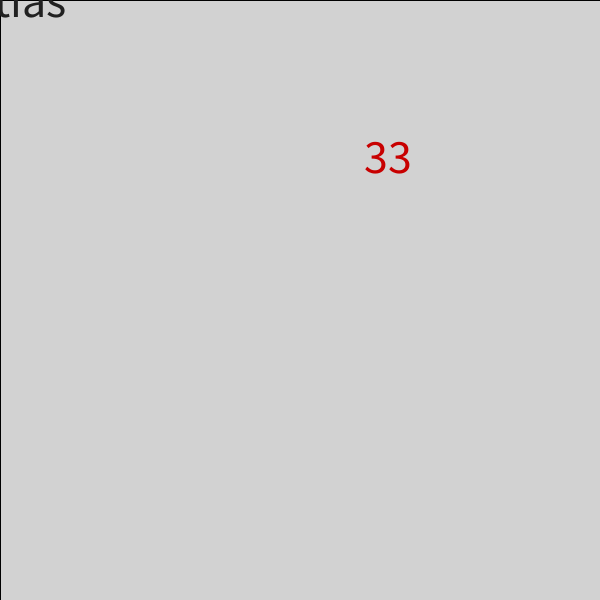
Frame 1 (no input)
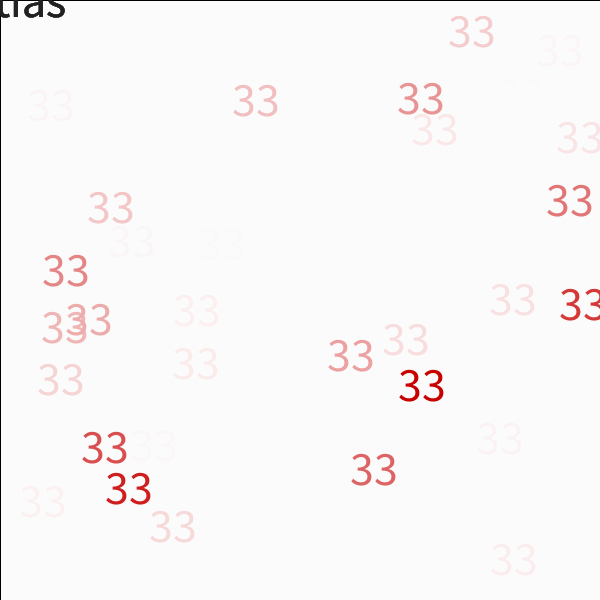
Frame 60 (the mouse pressed at the canvas centre just before this capture)
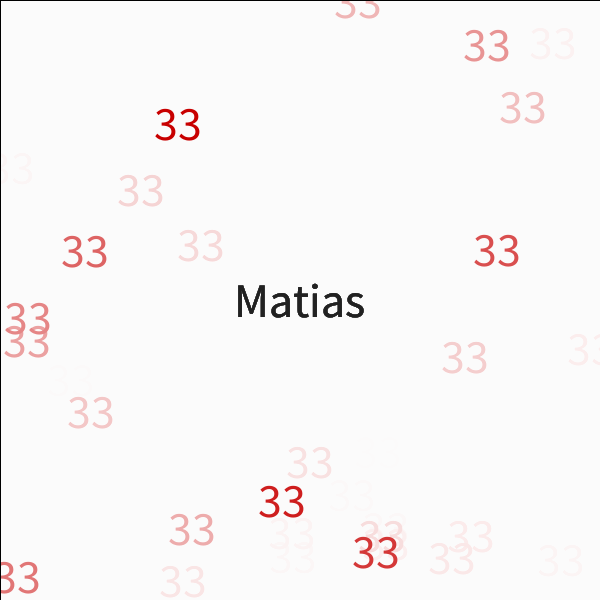
Frame 120 (the mouse held since frame 60 and released just before this capture)

The Processing sketch that drew these frames (run headless with seeded random() and noise(); from frame 60 on, the mouse is pressed at the canvas centre):

// Processing sketch: sketch_240430b
// ── sketch_240430b.pde
// usos practicos de variables GLOBALES

// 1) DECLARACION de variable
String nombre;  // tipo texto

// 1y2) ASIGNACION + DECLARACION
char inicial = 'M';
int edad = 33;  // tipo numero entero
float altura = 1.83; // tipo numero flotante/decimal

void setup() {
  size( 600, 600 );
  //frameRate ( 5 );  //NO usar, solo a modo de entender el draw
  
  //operaciones para modificar texto
  textSize( 48 );
  textAlign( CENTER, CENTER );  // x e y
  
  // 2) ASIGNACION a variable
  nombre = "Matias";
  
  // imprimo contenido de la variable
  println( inicial );

  // caso de variables LOCALES, solo existe entre llaves
  int edadDiego = 25;
  println( edadDiego );
}

void draw() {
  // background con transparencia
  fill( 255, 30 );
  rect( 0, 0, width, height );
  
  // 3) USO de variables
  fill( edad );  //numero entero funciona
  text( nombre, mouseY, mouseX );  //atentis uso de variables
  
  // puedo volver a usar mis variables + variables locales
  float x = random( width );
  float y = random( height );
  fill( 200, 0, 0 );
  text( edad, x, y );
}
